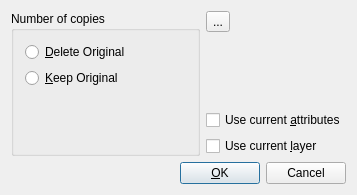
<?xml version="1.0" encoding="UTF-8"?>
<ui version="4.0">
 <class>QG_DlgMirror</class>
 <widget class="QDialog" name="QG_DlgMirror">
  <property name="geometry">
   <rect>
    <x>0</x>
    <y>0</y>
    <width>357</width>
    <height>195</height>
   </rect>
  </property>
  <property name="sizePolicy">
   <sizepolicy hsizetype="Minimum" vsizetype="Minimum">
    <horstretch>0</horstretch>
    <verstretch>0</verstretch>
   </sizepolicy>
  </property>
  <property name="minimumSize">
   <size>
    <width>300</width>
    <height>190</height>
   </size>
  </property>
  <property name="windowTitle">
   <string>Mirroring Options</string>
  </property>
  <layout class="QGridLayout">
   <item row="0" column="0" rowspan="4">
    <widget class="Q3ButtonGroup" name="bgNumber">
     <property name="title">
      <string>Number of copies</string>
     </property>
     <layout class="QVBoxLayout">
      <item>
       <widget class="QRadioButton" name="rbMove">
        <property name="sizePolicy">
         <sizepolicy hsizetype="Minimum" vsizetype="Preferred">
          <horstretch>0</horstretch>
          <verstretch>0</verstretch>
         </sizepolicy>
        </property>
        <property name="minimumSize">
         <size>
          <width>0</width>
          <height>18</height>
         </size>
        </property>
        <property name="text">
         <string>&amp;Delete Original</string>
        </property>
       </widget>
      </item>
      <item>
       <widget class="QRadioButton" name="rbCopy">
        <property name="sizePolicy">
         <sizepolicy hsizetype="Minimum" vsizetype="Preferred">
          <horstretch>0</horstretch>
          <verstretch>0</verstretch>
         </sizepolicy>
        </property>
        <property name="minimumSize">
         <size>
          <width>0</width>
          <height>18</height>
         </size>
        </property>
        <property name="text">
         <string>&amp;Keep Original</string>
        </property>
       </widget>
      </item>
      <item>
       <spacer name="spacer7">
        <property name="orientation">
         <enum>Qt::Vertical</enum>
        </property>
        <property name="sizeType">
         <enum>QSizePolicy::Expanding</enum>
        </property>
        <property name="sizeHint" stdset="0">
         <size>
          <width>20</width>
          <height>21</height>
         </size>
        </property>
       </spacer>
      </item>
     </layout>
    </widget>
   </item>
   <item row="2" column="1">
    <widget class="QCheckBox" name="cbCurrentAttributes">
     <property name="text">
      <string>Use current &amp;attributes</string>
     </property>
    </widget>
   </item>
   <item row="3" column="1">
    <widget class="QCheckBox" name="cbCurrentLayer">
     <property name="text">
      <string>Use current &amp;layer</string>
     </property>
    </widget>
   </item>
   <item row="4" column="0" colspan="2">
    <layout class="QHBoxLayout">
     <item>
      <spacer name="spacer">
       <property name="orientation">
        <enum>Qt::Horizontal</enum>
       </property>
       <property name="sizeType">
        <enum>QSizePolicy::Expanding</enum>
       </property>
       <property name="sizeHint" stdset="0">
        <size>
         <width>40</width>
         <height>20</height>
        </size>
       </property>
      </spacer>
     </item>
     <item>
      <widget class="QPushButton" name="bOk">
       <property name="text">
        <string>&amp;OK</string>
       </property>
       <property name="default">
        <bool>true</bool>
       </property>
      </widget>
     </item>
     <item>
      <widget class="QPushButton" name="bCancel">
       <property name="text">
        <string>Cancel</string>
       </property>
       <property name="shortcut">
        <string>Esc</string>
       </property>
      </widget>
     </item>
    </layout>
   </item>
   <item row="0" column="1">
    <widget class="QToolButton" name="toolButton">
     <property name="text">
      <string>...</string>
     </property>
     <property name="icon">
      <iconset resource="../../../res/extui/extui.qrc">
       <normaloff>:/extui/dlgmodifymirror.png</normaloff>:/extui/dlgmodifymirror.png</iconset>
     </property>
     <property name="iconSize">
      <size>
       <width>80</width>
       <height>80</height>
      </size>
     </property>
    </widget>
   </item>
  </layout>
 </widget>
 <layoutdefault spacing="6" margin="11"/>
 <customwidgets>
  <customwidget>
   <class>Q3GroupBox</class>
   <extends>QGroupBox</extends>
   <header>Qt3Support/Q3GroupBox</header>
   <container>1</container>
  </customwidget>
  <customwidget>
   <class>Q3ButtonGroup</class>
   <extends>Q3GroupBox</extends>
   <header>Qt3Support/Q3ButtonGroup</header>
   <container>1</container>
  </customwidget>
 </customwidgets>
 <includes>
  <include location="local">rs_modification.h</include>
 </includes>
 <resources>
  <include location="../../../res/extui/extui.qrc"/>
 </resources>
 <connections>
  <connection>
   <sender>bOk</sender>
   <signal>clicked()</signal>
   <receiver>QG_DlgMirror</receiver>
   <slot>accept()</slot>
   <hints>
    <hint type="sourcelabel">
     <x>20</x>
     <y>20</y>
    </hint>
    <hint type="destinationlabel">
     <x>20</x>
     <y>20</y>
    </hint>
   </hints>
  </connection>
  <connection>
   <sender>bCancel</sender>
   <signal>clicked()</signal>
   <receiver>QG_DlgMirror</receiver>
   <slot>reject()</slot>
   <hints>
    <hint type="sourcelabel">
     <x>20</x>
     <y>20</y>
    </hint>
    <hint type="destinationlabel">
     <x>20</x>
     <y>20</y>
    </hint>
   </hints>
  </connection>
 </connections>
</ui>
